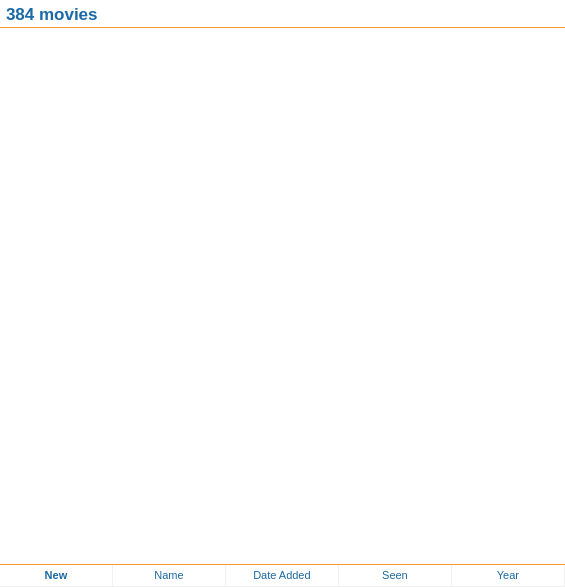
<?xml version="1.0" encoding="UTF-8"?>
<ui version="4.0">
 <class>FilesWidget</class>
 <widget class="QWidget" name="FilesWidget">
  <property name="geometry">
   <rect>
    <x>0</x>
    <y>0</y>
    <width>565</width>
    <height>587</height>
   </rect>
  </property>
  <property name="styleSheet">
   <string notr="true">QTableView {
	border: 0px;
}

#files {
	color: #395265;
}
</string>
  </property>
  <layout class="QVBoxLayout" name="verticalLayout">
   <property name="spacing">
    <number>0</number>
   </property>
   <property name="leftMargin">
    <number>0</number>
   </property>
   <property name="topMargin">
    <number>0</number>
   </property>
   <property name="rightMargin">
    <number>0</number>
   </property>
   <property name="bottomMargin">
    <number>0</number>
   </property>
   <item>
    <widget class="QWidget" name="widget_2" native="true">
     <property name="font">
      <font>
       <pointsize>9</pointsize>
      </font>
     </property>
     <property name="styleSheet">
      <string notr="true">QWidget {
	background-color: #ffffff;
	color: rgb(27, 105, 165);
	border-bottom: 1px solid rgb(248, 155, 53);
}</string>
     </property>
     <layout class="QVBoxLayout" name="verticalLayout_2">
      <property name="leftMargin">
       <number>6</number>
      </property>
      <property name="topMargin">
       <number>4</number>
      </property>
      <property name="rightMargin">
       <number>6</number>
      </property>
      <property name="bottomMargin">
       <number>4</number>
      </property>
      <item>
       <widget class="QLabel" name="statusLabel">
        <property name="font">
         <font>
          <pointsize>13</pointsize>
          <weight>75</weight>
          <bold>true</bold>
         </font>
        </property>
        <property name="styleSheet">
         <string notr="true">border: none;</string>
        </property>
        <property name="text">
         <string notr="true">384 movies</string>
        </property>
        <property name="alignment">
         <set>Qt::AlignLeading|Qt::AlignLeft|Qt::AlignVCenter</set>
        </property>
       </widget>
      </item>
     </layout>
    </widget>
   </item>
   <item>
    <widget class="MyTableView" name="files">
     <property name="minimumSize">
      <size>
       <width>200</width>
       <height>0</height>
      </size>
     </property>
     <property name="mouseTracking">
      <bool>true</bool>
     </property>
     <property name="contextMenuPolicy">
      <enum>Qt::CustomContextMenu</enum>
     </property>
     <property name="styleSheet">
      <string notr="true">/*alternate-background-color: rgb(243, 246, 250);*/
selection-background-color: qlineargradient(spread:pad, x1:0, y1:0, x2:0, y2:1, stop:0 #4185b6, stop:1 #1b6aa5);
alternate-background-color: #f9f9f9;
selection-color: #ffffff;</string>
     </property>
     <property name="frameShape">
      <enum>QFrame::NoFrame</enum>
     </property>
     <property name="editTriggers">
      <set>QAbstractItemView::NoEditTriggers</set>
     </property>
     <property name="alternatingRowColors">
      <bool>true</bool>
     </property>
     <property name="selectionMode">
      <enum>QAbstractItemView::ExtendedSelection</enum>
     </property>
     <property name="selectionBehavior">
      <enum>QAbstractItemView::SelectRows</enum>
     </property>
     <property name="showGrid">
      <bool>false</bool>
     </property>
     <property name="sortingEnabled">
      <bool>true</bool>
     </property>
     <property name="useSearchOverlay" stdset="0">
      <bool>true</bool>
     </property>
     <attribute name="horizontalHeaderVisible">
      <bool>false</bool>
     </attribute>
     <attribute name="verticalHeaderVisible">
      <bool>false</bool>
     </attribute>
     <attribute name="verticalHeaderDefaultSectionSize">
      <number>22</number>
     </attribute>
     <attribute name="verticalHeaderMinimumSectionSize">
      <number>22</number>
     </attribute>
    </widget>
   </item>
   <item>
    <widget class="QWidget" name="widget" native="true">
     <property name="styleSheet">
      <string notr="true">/*
QWidget {
	border: 0px;
	border-right: 1px solid rgba(0, 0, 0, 100);
	background-color: #b0b0b0;
}
*/

border-top: 1px solid rgb(248, 155, 53);
</string>
     </property>
     <layout class="QHBoxLayout" name="horizontalLayout_2" stretch="0,0,0,0,0">
      <property name="spacing">
       <number>0</number>
      </property>
      <property name="leftMargin">
       <number>0</number>
      </property>
      <property name="topMargin">
       <number>0</number>
      </property>
      <property name="rightMargin">
       <number>0</number>
      </property>
      <property name="bottomMargin">
       <number>0</number>
      </property>
      <item>
       <widget class="MyLabel" name="sortByNew">
        <property name="cursor">
         <cursorShape>PointingHandCursor</cursorShape>
        </property>
        <property name="styleSheet">
         <string notr="true">background-color: #f9f9f9;
background-color: #ffffff;
color: rgb(27, 105, 165);
border: none;
border-right: 1px solid #f0f0f0;
font-weight: bold;
font-size: 11px;
padding-top: 4px;
padding-bottom: 4px;
margin-top: 1px;
margin-bottom: 1px;
</string>
        </property>
        <property name="text">
         <string>New</string>
        </property>
        <property name="alignment">
         <set>Qt::AlignCenter</set>
        </property>
       </widget>
      </item>
      <item>
       <widget class="MyLabel" name="sortByName">
        <property name="cursor">
         <cursorShape>PointingHandCursor</cursorShape>
        </property>
        <property name="styleSheet">
         <string notr="true">background-color: #f9f9f9;
background-color: #ffffff;
color: rgb(27, 105, 165);
border: none;
border-right: 1px solid #f0f0f0;
font-weight: normal;
font-size: 11px;
padding-top: 4px;
padding-bottom: 4px;
margin-top: 1px;
margin-bottom: 1px;
</string>
        </property>
        <property name="text">
         <string>Name</string>
        </property>
        <property name="alignment">
         <set>Qt::AlignCenter</set>
        </property>
       </widget>
      </item>
      <item>
       <widget class="MyLabel" name="sortByLastAdded">
        <property name="cursor">
         <cursorShape>PointingHandCursor</cursorShape>
        </property>
        <property name="styleSheet">
         <string notr="true">background-color: #f9f9f9;
background-color: #ffffff;
color: rgb(27, 105, 165);
border: none;
border-right: 1px solid #f0f0f0;
font-weight: normal;
font-size: 11px;
padding-top: 4px;
padding-bottom: 4px;
margin-top: 1px;
margin-bottom: 1px;
</string>
        </property>
        <property name="text">
         <string>Date Added</string>
        </property>
        <property name="alignment">
         <set>Qt::AlignCenter</set>
        </property>
       </widget>
      </item>
      <item>
       <widget class="MyLabel" name="sortBySeen">
        <property name="cursor">
         <cursorShape>PointingHandCursor</cursorShape>
        </property>
        <property name="styleSheet">
         <string notr="true">background-color: #f9f9f9;
background-color: #ffffff;
color: rgb(27, 105, 165);
border: none;
border-right: 1px solid #f0f0f0;
font-weight: normal;
font-size: 11px;
padding-top: 4px;
padding-bottom: 4px;
margin-top: 1px;
margin-bottom: 1px;
</string>
        </property>
        <property name="text">
         <string>Seen</string>
        </property>
        <property name="alignment">
         <set>Qt::AlignCenter</set>
        </property>
       </widget>
      </item>
      <item>
       <widget class="MyLabel" name="sortByYear">
        <property name="cursor">
         <cursorShape>PointingHandCursor</cursorShape>
        </property>
        <property name="styleSheet">
         <string notr="true">background-color: #f9f9f9;
background-color: #ffffff;
color: rgb(27, 105, 165);
border: none;
border-right: 1px solid #f0f0f0;
font-weight: normal;
font-size: 11px;
padding-top: 4px;
padding-bottom: 4px;
margin-top: 1px;
margin-bottom: 1px;
</string>
        </property>
        <property name="text">
         <string>Year</string>
        </property>
        <property name="alignment">
         <set>Qt::AlignCenter</set>
        </property>
       </widget>
      </item>
     </layout>
    </widget>
   </item>
  </layout>
 </widget>
 <customwidgets>
  <customwidget>
   <class>MyLabel</class>
   <extends>QLabel</extends>
   <header>smallWidgets/MyLabel.h</header>
  </customwidget>
  <customwidget>
   <class>MyTableView</class>
   <extends>QTableView</extends>
   <header>smallWidgets/MyTableView.h</header>
  </customwidget>
 </customwidgets>
 <resources/>
 <connections/>
 <slots>
  <signal>movieSelected(Movie*)</signal>
  <signal>noMovieSelected()</signal>
 </slots>
</ui>
